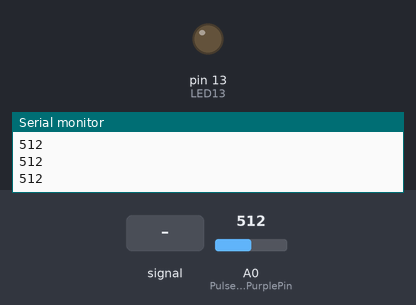
A sketch run on a simulated Arduino Uno, built with avr-gcc and run on an emulated ATmega328P. Shown: output pins drawn as LEDs (lit = HIGH), the last lines printed to the serial monitor. Dashed ring = blinking. The inputs (shaded band) are chosen by the test bench; at power-on: A0 (PulseSensorPurplePin) = 512.

Above: at 1.2 s.
1.3 s: A0 (PulseSensorPurplePin) fed a 200 Hz sine of ±81 counts around its level
At 2.0 s:
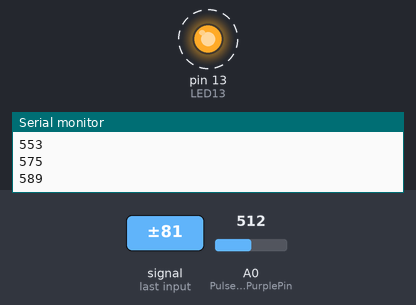
4.3 s: A0 (PulseSensorPurplePin) set to 306
At 4.9 s:
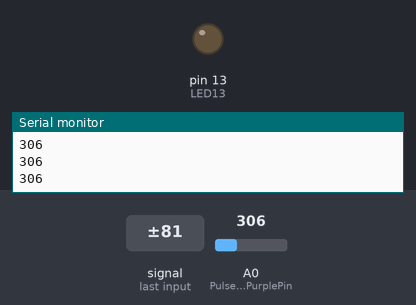
5.8 s: A0 (PulseSensorPurplePin) set to 539
7.3 s: A0 (PulseSensorPurplePin) set to 568
At 8.1 s:
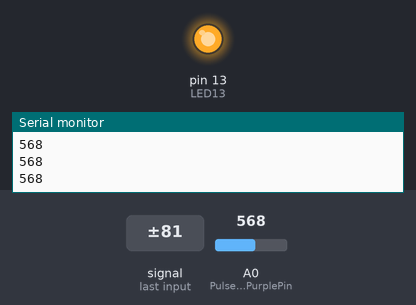
8.8 s: A0 (PulseSensorPurplePin) set to 540
At 9.4 s:
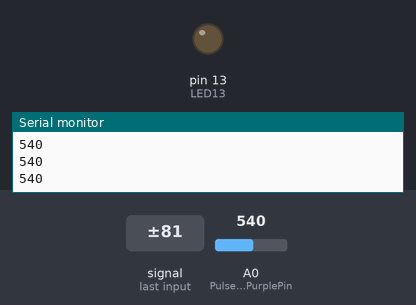
Timing chart, 0 to 11.3 s (numbered marks = the images above; inputs shaded):
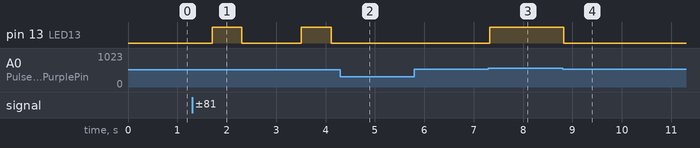

Measured:
- the behaviour switches between 550 and 551 on A0 (PulseSensorPurplePin) (found by bisection; images 2 and 3)
- after the input at 1.3 s, pin 13 (LED13): alternates HIGH for 0.60 s and LOW for 1.2 s, starting after 0.41 s
- after the input at 4.3 s, pin 13 (LED13): stays LOW (without the input it goes to HIGH after 0.92 s)
- after the input at 7.3 s, pin 13 (LED13): LOW → HIGH at once
- after the input at 8.8 s, pin 13 (LED13): HIGH → LOW at once

The sketch:

ese111_arduino_bridge.ino
```cpp
/***************************************************************************
 * Created by: Bhagath Cheela, 2021-12-03
  All instructions are on the github repo. https://github.com/ese-detkin-lab/
 ***************************************************************************/
#include <Wire.h>

//  Variables
int PulseSensorPurplePin = 0;        // Pulse Sensor PURPLE WIRE connected to ANALOG PIN 0
int LED13 = 13;   //  The on-board Arduion LED


int Signal;                // holds the incoming raw data. Signal value can range from 0-1024
int Threshold = 550;            // Determine which Signal to "count as a beat", and which to ingore.


void setup() {
 pinMode(LED13,OUTPUT);         // pin that will blink to your heartbeat!
 Wire.begin(8);                 // join i2c bus with address 8
 //Wire.onReceive(receiveEvent); // register receive event
 Wire.onRequest(requestEvent); // register request event
 Serial.begin(9600);           // start serial for debug
}

void loop() {

 Signal = analogRead(PulseSensorPurplePin);  // Read the PulseSensor's value.
                                              // Assign this value to the "Signal" variable.

   Serial.println(Signal);                    // Send the Signal value to Serial Plotter.


   if(Signal > Threshold){                    // If the signal is above "550", then "turn-on" Arduino's on-Board LED.
     digitalWrite(LED13,HIGH);
   } else {
     digitalWrite(LED13,LOW);                 //  Else, the sigal must be below "550", so "turn-off" this LED.
   }

 delay(100);
}

/* Uncomment if you wish to receive data from Arduino
// function that executes whenever data is received from master
void receiveEvent(int howMany) {
 while (0 <Wire.available()) {
    char c = Wire.read();      // receive byte as a character
    Serial.print(c);           // print the character
  }
 Serial.println();             // to newline
}
*/

// function that executes whenever data is requested from master
void requestEvent() {
// Wire.write("Hello NodeMCU");  /*send string on request */
 Wire.write(Signal);  /*send string on request */
}
```
